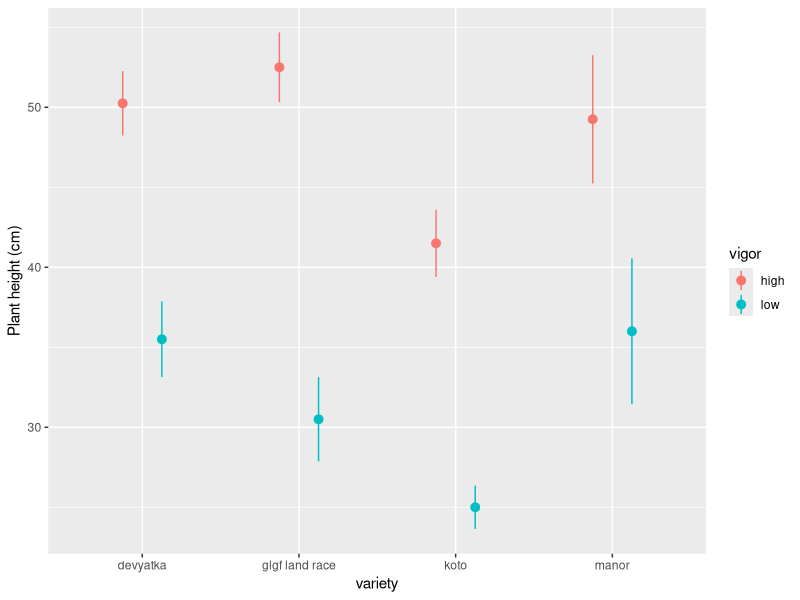
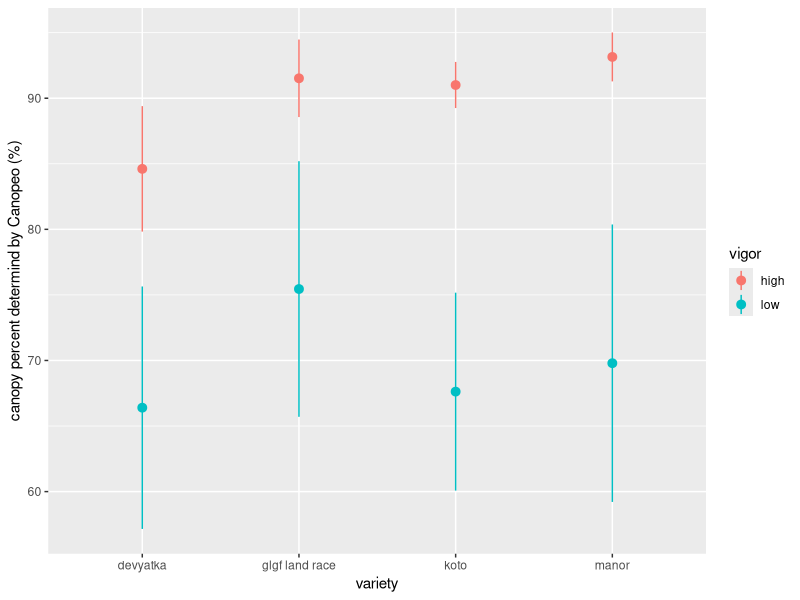
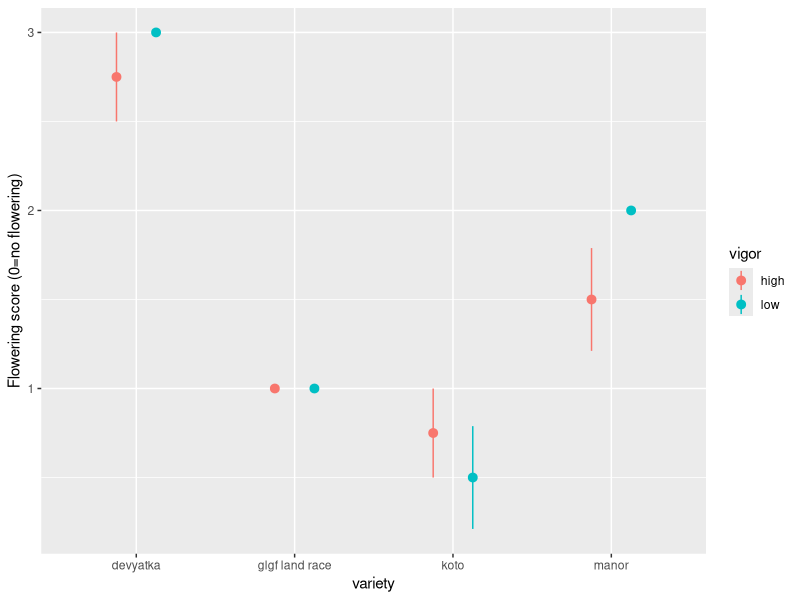
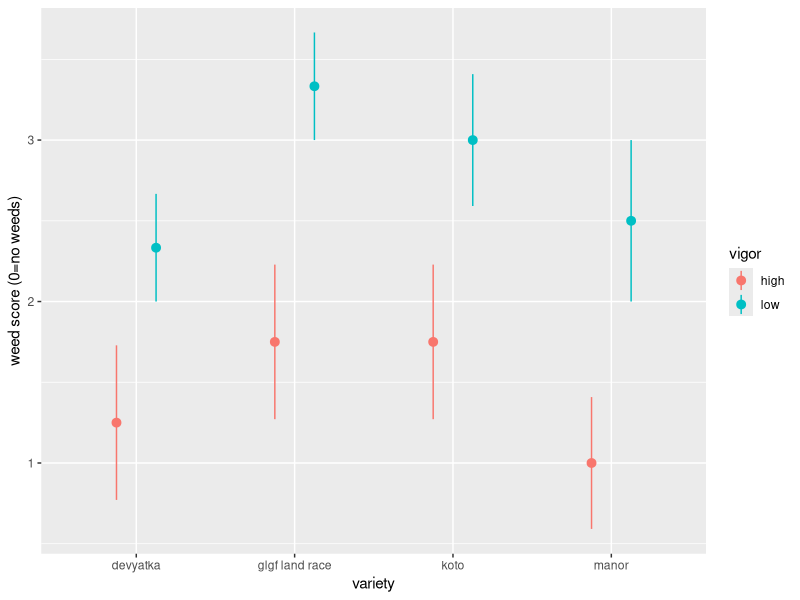
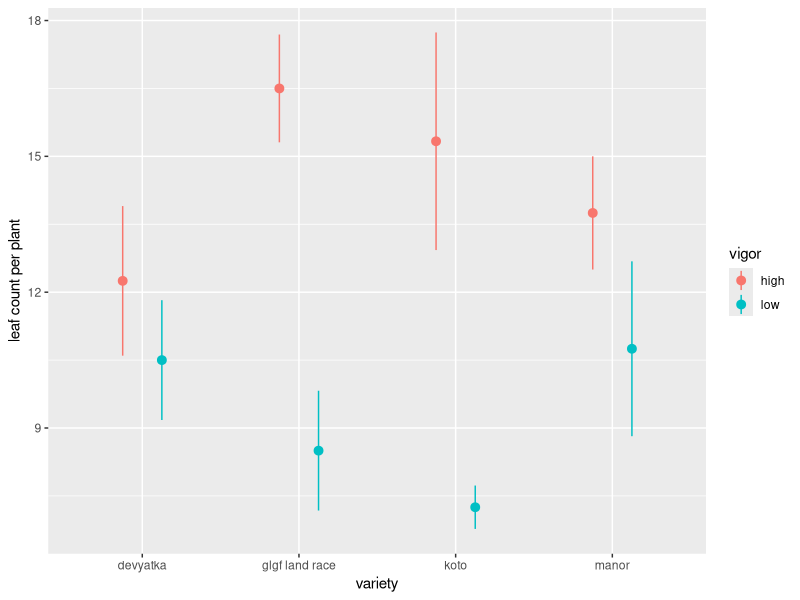

Write the R code that produced these figures, in order.
## ---- chunk 1
library(tidyverse)

read.csv("Organic Buckwheat Plot Plan - old_data_combined.csv") -> dat

dat %>% 
  select(-plot.1) -> dat
## ---- chunk 2
dat %>% 
  summary()
## ---- chunk 3
dat %>% 
  filter(sample=="no") %>% 
  select(variety, plot, sample)
# these plots remove are 2 manor plots and a devyatka. 
## ---- chunk 4
dat %>% 
  ggplot(aes(variety, height, colour = vigor)) +
  stat_summary(position = position_dodge(.5)) +
  labs(y="Plant height (cm)")
## ---- chunk 5
dat %>% 
  group_by(vigor) %>% 
  summarise(mean = round(mean(canopy)),
            max = round(max(canopy)),
            min = round(min(canopy)),
            sd = round(sd(canopy)))

dat %>% 
  ggplot(aes(variety, canopy, colour = vigor)) +
  stat_summary() +
  labs(y="canopy percent determind by Canopeo (%)")

## ---- chunk 6

dat %>% 
  ggplot(aes(variety, flowering, colour = vigor)) +
  stat_summary(position = position_dodge(.5)) +
  labs(y="Flowering score (0=no flowering)")
## ---- chunk 7
dat %>% 
  ggplot(aes(variety, weed, colour = vigor)) +
  stat_summary(position = position_dodge(.5)) +
  labs(y="weed score (0=no weeds)")
## ---- chunk 8

dat %>% 
  filter(leaf_count < 30) %>% 
  ggplot(aes(variety, leaf_count, colour = vigor)) +
  stat_summary(position = position_dodge(.5)) +
  labs(y="leaf count per plant")
